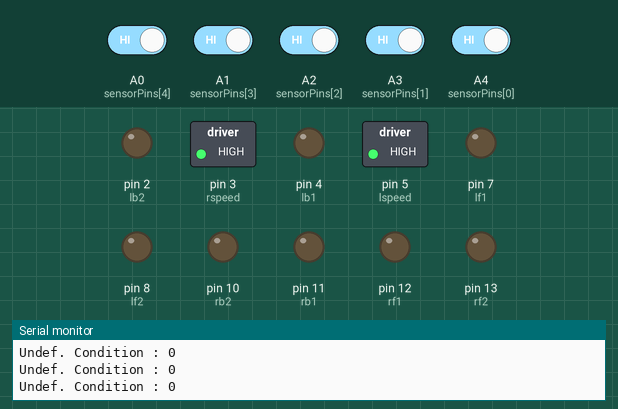
Simulated run of this sketch. Board: Arduino Nano, built with avr-gcc and run on an emulated ATmega328P. On the bench: switched loads named in the sketch (green lamp = pin HIGH), output pins drawn as LEDs (lit = HIGH), the last lines printed to the serial monitor. The test bench sets the inputs (shaded band); at power-on: A0 (sensorPins[4]), A1 (sensorPins[3]), A2 (sensorPins[2]), A3 (sensorPins[1]), A4 (sensorPins[0]) HIGH.

Above: at 1.2 s.
1.3 s: A0 (sensorPins[4]) driven LOW
At 1.8 s:
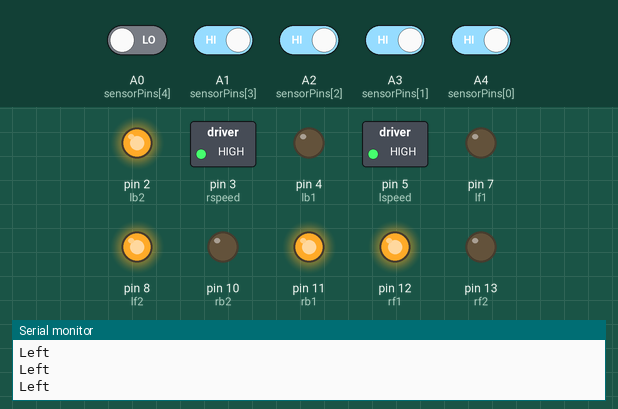
2.8 s: A2 (sensorPins[2]) driven LOW
5.8 s: A0 (sensorPins[4]) driven HIGH
At 6.5 s:
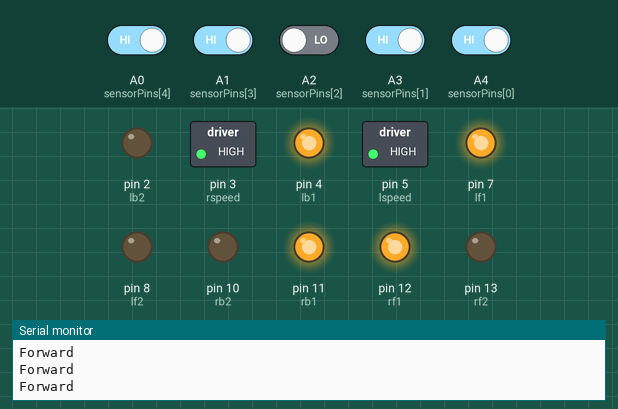
7.3 s: A1 (sensorPins[3]) driven LOW
10.3 s: A1 (sensorPins[3]) driven HIGH
13.3 s: A3 (sensorPins[1]) driven LOW
Timing chart, 0 to 16.3 s (numbered marks = the images above; inputs shaded):
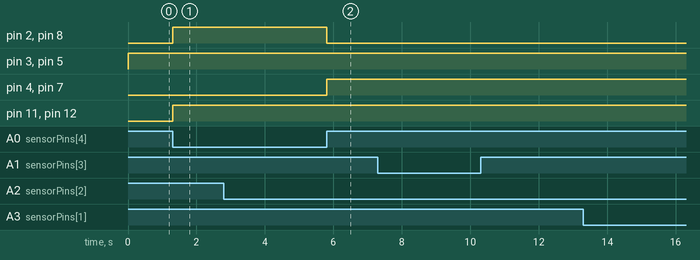

The sketch:

Nano.ino
```cpp
#include "motorSystem.h"
#include "sensorSystem.h"
#include "driveSystem.h"

void setup() {
  //Serial Comm.
  Serial.begin(9600);
  //Motor
  pinMode(lspeed, OUTPUT);
  pinMode(lf1, OUTPUT);
  pinMode(lf2, OUTPUT);
  pinMode(lb1, OUTPUT);
  pinMode(lb2, OUTPUT);
  pinMode(rspeed, OUTPUT);
  pinMode(rf1, OUTPUT);
  pinMode(rf2, OUTPUT);
  pinMode(rb1, OUTPUT);
  pinMode(rb2, OUTPUT);
  //Sensor
  for(int i =0 ;i<5;i++){
    pinMode(sensorPins[i],INPUT);
  }
}

void loop() {
  speedSet(255,255);
  sensorRead();
  drive();
}
```

driveSystem.h
```cpp
void drive(){
  if(sensorState==B00100){
    moveForward();
    Serial.println("Forward");
  }
  else if(sensorState==B00111){
    turnRight();
    Serial.println("Right");
  }
  else if(sensorState==B11100){
    turnLeft();
    Serial.println("Left");
  }
  else if(sensorState==B00011){
    turnRight();
    Serial.println("Right");
  }
  else if(sensorState==B11000){
    turnLeft();
    Serial.println("Left");
  }
  else if(sensorState==B00001){
    turnRight();
    Serial.println("Right");
  }
  else if(sensorState==B10000){
    turnLeft();
    Serial.println("Left");
  }
  else{
    Serial.print("Undef. Condition : ");
    Serial.println(sensorState,BIN);
  }
}
```

motorSystem.h
```cpp
//Definitions
//M1
#define lspeed 5
#define lf1 7
#define lf2 8
#define lb1 4
#define lb2 2
//M2
#define rspeed 3
#define rf1 12
#define rf2 13
#define rb1 11
#define rb2 10

void turnLeft() {
  digitalWrite(rf1, HIGH);
  digitalWrite(rf2, LOW);
  digitalWrite(rb1, HIGH);
  digitalWrite(rb2, LOW);

  digitalWrite(lf1, LOW);
  digitalWrite(lf2, HIGH);
  digitalWrite(lb1, LOW);
  digitalWrite(lb2, HIGH);
}

void turnRight() {
  digitalWrite(rf1, LOW);
  digitalWrite(rf2, HIGH);
  digitalWrite(rb1, LOW);
  digitalWrite(rb2, HIGH);

  digitalWrite(lf1, HIGH);
  digitalWrite(lf2, LOW);
  digitalWrite(lb1, HIGH);
  digitalWrite(lb2, LOW);
}

void moveForward() {
  digitalWrite(rf1, HIGH);
  digitalWrite(rf2, LOW);
  digitalWrite(rb1, HIGH);
  digitalWrite(rb2, LOW);

  digitalWrite(lf1, HIGH);
  digitalWrite(lf2, LOW);
  digitalWrite(lb1, HIGH);
  digitalWrite(lb2, LOW);
}

void moveBackward() {
  digitalWrite(rf1, LOW);
  digitalWrite(rf2, HIGH);
  digitalWrite(rb1, LOW);
  digitalWrite(rb2, HIGH);

  digitalWrite(lf1, LOW);
  digitalWrite(lf2, HIGH);
  digitalWrite(lb1, LOW);
  digitalWrite(lb2, HIGH);
}

void speedSet(uint8_t r,uint8_t l){
  analogWrite(lspeed,l);
  analogWrite(rspeed,r);
}
```

sensorSystem.h
```cpp
//Definations
int sensorPins[] = {A4, A3, A2, A1, A0};

uint8_t sensorState = B00100;

void sensorRead() {
  for (int i = 0; i < 5; i++) {
    bitWrite(sensorState,i,!digitalRead(sensorPins[i]));
  }
}
```

Measured:
- after the input at 1.3 s, pin 2 (lb2), pin 8 (lf2), pin 11 (rb1), pin 12 (rf1): LOW → HIGH at once
- after the input at 5.8 s, pin 2 (lb2), pin 8 (lf2): HIGH → LOW at once; pin 4 (lb1), pin 7 (lf1): LOW → HIGH at once
